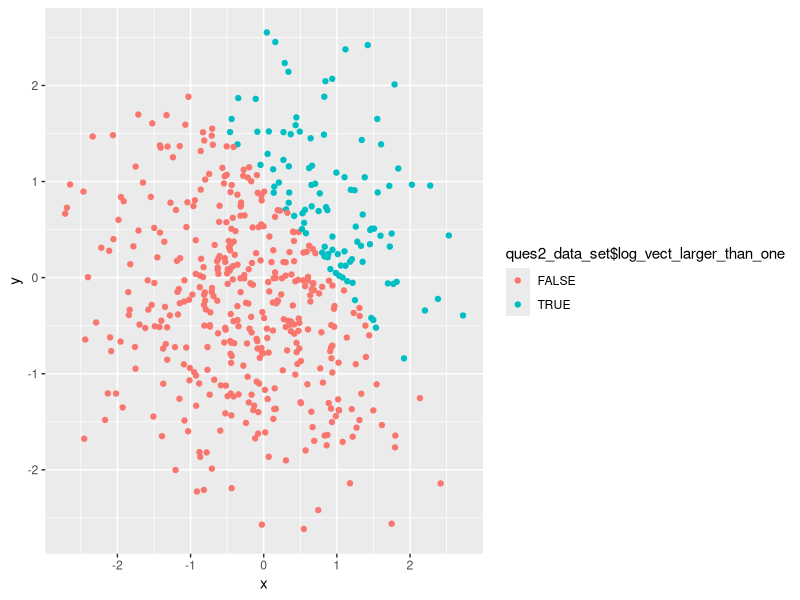
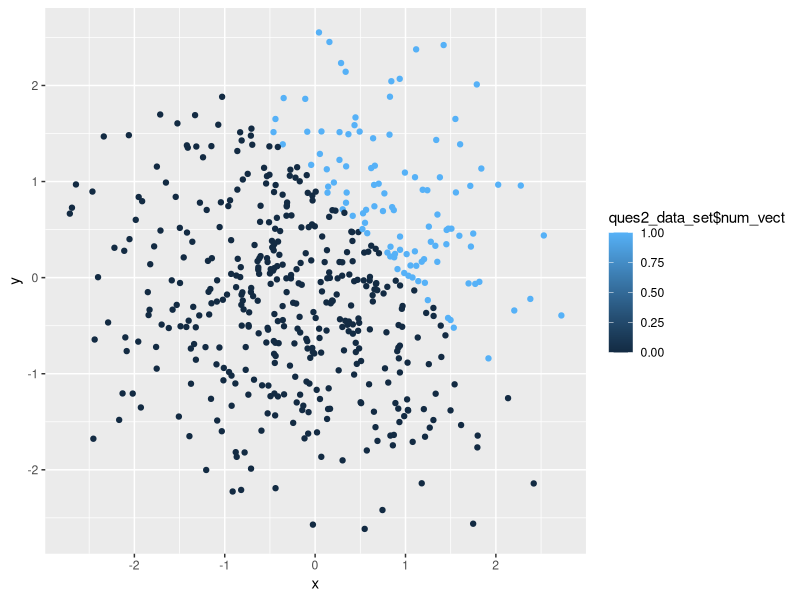
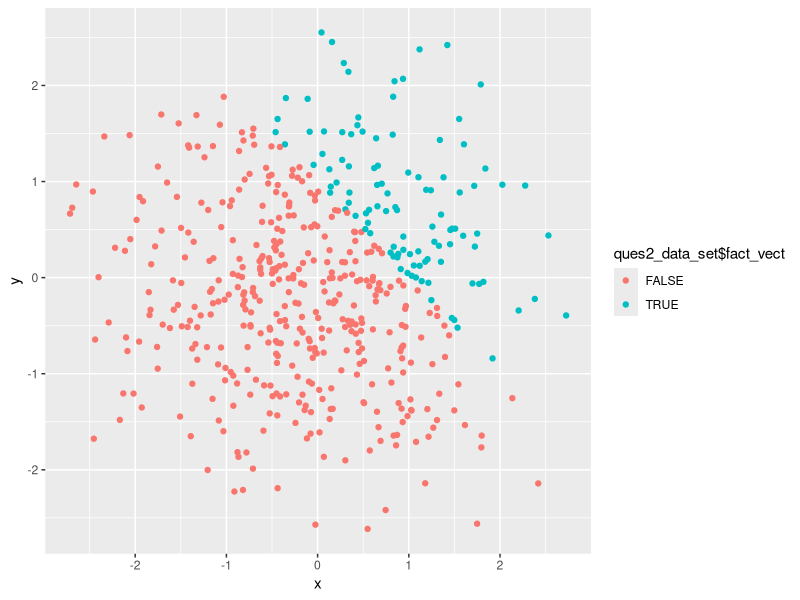

Generate these figures, in order, with R:
## ---- chunk 1
knitr::opts_chunk$set(echo = TRUE)
library(tidyverse)

set.seed(500)

## ---- chunk 2
# dataset of question 1 ques1_data_set including 4 variable: random sample, logical vector, character vector
# and factor vector

ques1_data_set = tibble(
  rand_size8_sd = rnorm(8),    # random sample
  log_vect = rand_size8_sd > 0, # logical vector
  char_vect_len8 = c("male", "female", "male", "male", "female", "male", "male", "female"),  # character vector
  fac_len8_lev3 = factor(c("low", "high", "middle", "middle", "low", "low", "high", "middle")) # factor vector
)



## ---- chunk 3
# convert the logical vector to numeric, and multiply the random samble by the resule
rand_mul_numeric_of_log = ques1_data_set$rand_size8_sd * as.numeric(ques1_data_set$log_vect)

# convert the logical vector to factor, and multiply the random samble by the resule
rand_mul_factor_of_log = ques1_data_set$rand_size8_sd * as.factor(ques1_data_set$log_vect)


# convert the logical vector to factor,and then convert the result to numberic, 
# and multiply the random samble by the resule
rand_mul_numeric_of_factor_of_log = ques1_data_set$rand_size8_sd * as.numeric(as.factor(ques1_data_set$log_vect))

## ---- chunk 4
## data frame with 5 variable
ques2_data_set = tibble(
  x = rnorm(500),   # random sample of size 500 from a standard normal distribution
  y = rnorm(500),   # random sample of size 500 from a standard normal distribution
  log_vect_larger_than_one = (x + y) > 1,   #logical vector indicating which X+y>1
  num_vect = as.numeric(log_vect_larger_than_one),   # A numeric vector created by coercing the above logical vector
  fact_vect = as.factor(log_vect_larger_than_one)    # A factir vector crated by coercing the above logical vector
)


## ---- chunk 5
ggplot(ques2_data_set, aes(x = x, y = y, color = ques2_data_set$log_vect_larger_than_one)) +  #using logical vector as color
  geom_point() 

## ---- chunk 6
ggplot(ques2_data_set, aes(x = x, y = y, color = ques2_data_set$num_vect)) +     # using numeric vector as color
  geom_point() 

## ---- chunk 7
ggplot(ques2_data_set, aes(x = x, y = y, color = ques2_data_set$fact_vect)) +     # using factor vector as color
  geom_point() 

